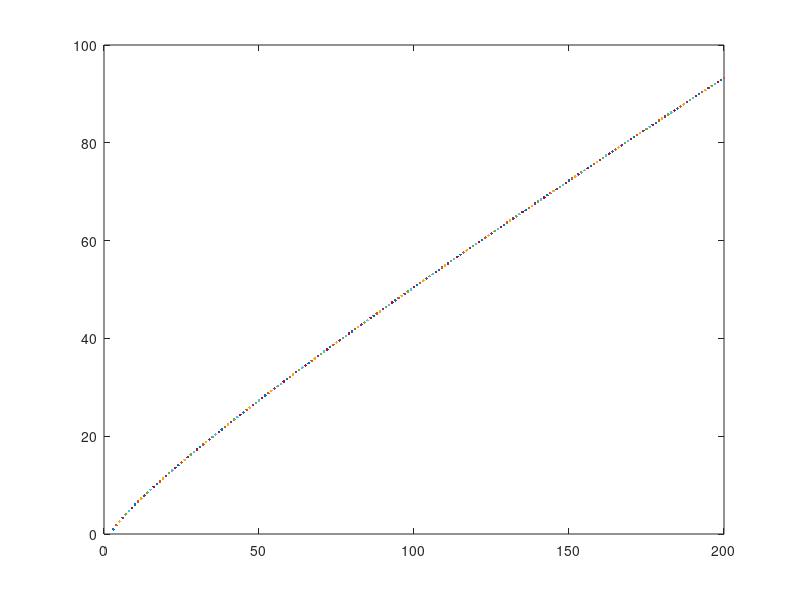

This figure's MATLAB source:
% m=528;n=200;
% s=[];
% s(1)=(sin(1))^m;
% for k=2:n
%     s(k)=s(k-1)+1/(k*k)*(sin(k))^m;
%     plot(k,s(k))
%     hold on
% end


m=528;n=200;a=m/1000;
s=[];s(2)=0;
for k=3:n
    s(k)=s(k-1)+1/(log(k))^a;
    plot(k,s(k))
    hold on
end
s